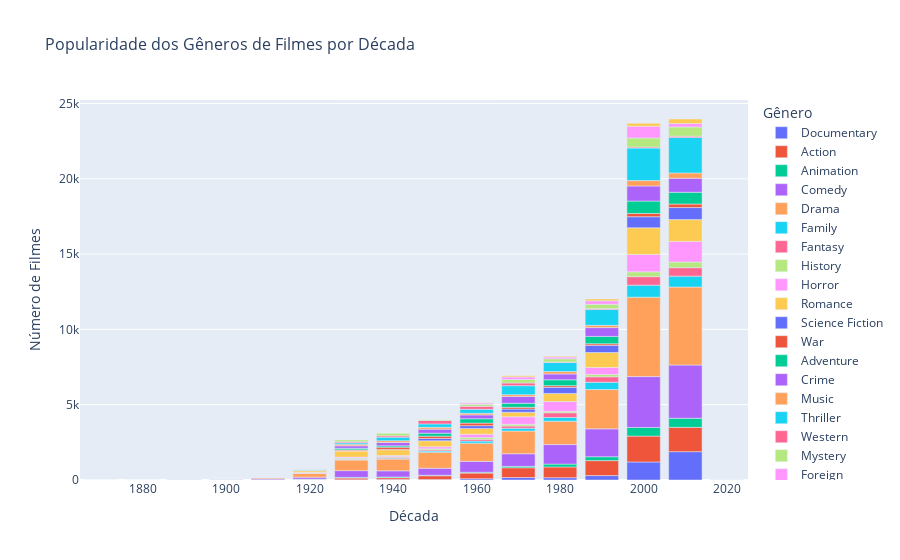

The code cell stored with this chart in its notebook:
### Code cell
# Explodindo os gêneros em múltiplas linhas para cada filme
movies_metadata['genres'] = movies_metadata['genres'].apply(
    lambda x: [d['name'] for d in eval(x)] if pd.notnull(x) else []
)
genres_df = movies_metadata.explode('genres')

# Contando o número de filmes por gênero por década
genre_decade_count = genres_df.groupby(['decade', 'genres']).size().reset_index(name='film_count')

# Criando o gráfico interativo
fig = px.bar(genre_decade_count, x='decade', y='film_count', color='genres',
             labels={'decade': 'Década', 'film_count': 'Número de Filmes', 'genres': 'Gênero'},
             title='Popularidade dos Gêneros de Filmes por Década')

# Ajustando o layout do gráfico
fig.update_layout(title_font_size=16, xaxis_title_font_size=14, yaxis_title_font_size=14)

# Exibindo o gráfico interativo
fig.show()

### Figure 1 — Plotly figure (JSON) as saved in the notebook; plotly's stock layout.template omitted (floating-point values rounded to 4 significant figures)
{"data": [{"alignmentgroup": "True", "hovertemplate": "Gênero=Documentary<br>Década=%{x}<br>Número de Filmes=%{y}<extra></extra>", "legendgroup": "Documentary", "marker": {"color": "#636efa", "pattern": {"shape": ""}}, "name": "Documentary", "offsetgroup": "Documentary", "orientation": "v", "showlegend": true, "textposition": "auto", "type": "bar", "x": [1870, 1880, 1890, 1900, 1910, 1920, 1930, 1940, 1950, 1960, 1970, 1980, 1990, 2000, 2010], "xaxis": "x", "y": [2, 4, 28, 12, 2, 21, 16, 27, 35, 85, 162, 154, 292, 1197, 1882], "yaxis": "y"}, {"alignmentgroup": "True", "hovertemplate": "Gênero=Action<br>Década=%{x}<br>Número de Filmes=%{y}<extra></extra>", "legendgroup": "Action", "marker": {"color": "#EF553B", "pattern": {"shape": ""}}, "name": "Action", "offsetgroup": "Action", "orientation": "v", "showlegend": true, "textposition": "auto", "type": "bar", "x": [1890, 1900, 1910, 1920, 1930, 1940, 1950, 1960, 1970, 1980, 1990, 2000, 2010, 2020], "xaxis": "x", "y": [2, 5, 6, 27, 111, 124, 248, 372, 651, 713, 995, 1717, 1616, 1], "yaxis": "y"}, {"alignmentgroup": "True", "hovertemplate": "Gênero=Animation<br>Década=%{x}<br>Número de Filmes=%{y}<extra></extra>", "legendgroup": "Animation", "marker": {"color": "#00cc96", "pattern": {"shape": ""}}, "name": "Animation", "offsetgroup": "Animation", "orientation": "v", "showlegend": true, "textposition": "auto", "type": "bar", "x": [1890, 1900, 1910, 1920, 1930, 1940, 1950, 1960, 1970, 1980, 1990, 2000, 2010], "xaxis": "x", "y": [1, 3, 6, 12, 49, 48, 36, 57, 92, 189, 256, 576, 603], "yaxis": "y"}, {"alignmentgroup": "True", "hovertemplate": "Gênero=Comedy<br>Década=%{x}<br>Número de Filmes=%{y}<extra></extra>", "legendgroup": "Comedy", "marker": {"color": "#ab63fa", "pattern": {"shape": ""}}, "name": "Comedy", "offsetgroup": "Comedy", "orientation": "v", "showlegend": true, "textposition": "auto", "type": "bar", "x": [1890, 1900, 1910, 1920, 1930, 1940, 1950, 1960, 1970, 1980, 1990, 2000, 2010], "xaxis": "x", "y": [10, 30, 65, 128, 446, 409, 463, 723, 839, 1296, 1853, 3377, 3536], "yaxis": "y"}, {"alignmentgroup": "True", "hovertemplate": "Gênero=Drama<br>Década=%{x}<br>Número de Filmes=%{y}<extra></extra>", "legendgroup": "Drama", "marker": {"color": "#FFA15A", "pattern": {"shape": ""}}, "name": "Drama", "offsetgroup": "Drama", "orientation": "v", "showlegend": true, "textposition": "auto", "type": "bar", "x": [1890, 1900, 1910, 1920, 1930, 1940, 1950, 1960, 1970, 1980, 1990, 2000, 2010], "xaxis": "x", "y": [4, 9, 81, 257, 705, 781, 1064, 1211, 1507, 1550, 2611, 5276, 5178], "yaxis": "y"}, {"alignmentgroup": "True", "hovertemplate": "Gênero=Family<br>Década=%{x}<br>Número de Filmes=%{y}<extra></extra>", "legendgroup": "Family", "marker": {"color": "#19d3f3", "pattern": {"shape": ""}}, "name": "Family", "offsetgroup": "Family", "orientation": "v", "showlegend": true, "textposition": "auto", "type": "bar", "x": [1890, 1900, 1910, 1920, 1930, 1940, 1950, 1960, 1970, 1980, 1990, 2000, 2010], "xaxis": "x", "y": [2, 1, 1, 6, 43, 58, 78, 134, 185, 254, 485, 795, 723], "yaxis": "y"}, {"alignmentgroup": "True", "hovertemplate": "Gênero=Fantasy<br>Década=%{x}<br>Número de Filmes=%{y}<extra></extra>", "legendgroup": "Fantasy", "marker": {"color": "#FF6692", "pattern": {"shape": ""}}, "name": "Fantasy", "offsetgroup": "Fantasy", "orientation": "v", "showlegend": true, "textposition": "auto", "type": "bar", "x": [1890, 1900, 1910, 1920, 1930, 1940, 1950, 1960, 1970, 1980, 1990, 2000, 2010, 2020], "xaxis": "x", "y": [12, 30, 12, 24, 35, 65, 72, 116, 147, 306, 362, 567, 560, 1], "yaxis": "y"}, {"alignmentgroup": "True", "hovertemplate": "Gênero=History<br>Década=%{x}<br>Número de Filmes=%{y}<extra></extra>", "legendgroup": "History", "marker": {"color": "#B6E880", "pattern": {"shape": ""}}, "name": "History", "offsetgroup": "History", "orientation": "v", "showlegend": true, "textposition": "auto", "type": "bar", "x": [1890, 1900, 1910, 1920, 1930, 1940, 1950, 1960, 1970, 1980, 1990, 2000, 2010], "xaxis": "x", "y": [2, 1, 7, 16, 59, 50, 76, 120, 116, 103, 153, 316, 378], "yaxis": "y"}, {"alignmentgroup": "True", "hovertemplate": "Gênero=Horror<br>Década=%{x}<br>Número de Filmes=%{y}<extra></extra>", "legendgroup": "Horror", "marker": {"color": "#FF97FF", "pattern": {"shape": ""}}, "name": "Horror", "offsetgroup": "Horror", "orientation": "v", "showlegend": true, "textposition": "auto", "type": "bar", "x": [1890, 1900, 1910, 1920, 1930, 1940, 1950, 1960, 1970, 1980, 1990, 2000, 2010], "xaxis": "x", "y": [6, 9, 5, 28, 57, 68, 134, 225, 499, 643, 464, 1160, 1370], "yaxis": "y"}, {"alignmentgroup": "True", "hovertemplate": "Gênero=Romance<br>Década=%{x}<br>Número de Filmes=%{y}<extra></extra>", "legendgroup": "Romance", "marker": {"color": "#FECB52", "pattern": {"shape": ""}}, "name": "Romance", "offsetgroup": "Romance", "orientation": "v", "showlegend": true, "textposition": "auto", "type": "bar", "x": [1890, 1900, 1910, 1920, 1930, 1940, 1950, 1960, 1970, 1980, 1990, 2000, 2010], "xaxis": "x", "y": [1, 2, 13, 101, 404, 378, 399, 379, 302, 542, 993, 1766, 1448], "yaxis": "y"}, {"alignmentgroup": "True", "hovertemplate": "Gênero=Science Fiction<br>Década=%{x}<br>Número de Filmes=%{y}<extra></extra>", "legendgroup": "Science Fiction", "marker": {"color": "#636efa", "pattern": {"shape": ""}}, "name": "Science Fiction", "offsetgroup": "Science Fiction", "orientation": "v", "showlegend": true, "textposition": "auto", "type": "bar", "x": [1890, 1900, 1910, 1920, 1930, 1940, 1950, 1960, 1970, 1980, 1990, 2000, 2010, 2020], "xaxis": "x", "y": [1, 5, 3, 9, 24, 24, 154, 187, 210, 403, 482, 737, 797, 1], "yaxis": "y"}, {"alignmentgroup": "True", "hovertemplate": "Gênero=War<br>Década=%{x}<br>Número de Filmes=%{y}<extra></extra>", "legendgroup": "War", "marker": {"color": "#EF553B", "pattern": {"shape": ""}}, "name": "War", "offsetgroup": "War", "orientation": "v", "showlegend": true, "textposition": "auto", "type": "bar", "x": [1890, 1910, 1920, 1930, 1940, 1950, 1960, 1970, 1980, 1990, 2000, 2010], "xaxis": "x", "y": [1, 7, 13, 52, 148, 150, 169, 117, 111, 104, 215, 235], "yaxis": "y"}, {"alignmentgroup": "True", "hovertemplate": "Gênero=Adventure<br>Década=%{x}<br>Número de Filmes=%{y}<extra></extra>", "legendgroup": "Adventure", "marker": {"color": "#00cc96", "pattern": {"shape": ""}}, "name": "Adventure", "offsetgroup": "Adventure", "orientation": "v", "showlegend": true, "textposition": "auto", "type": "bar", "x": [1900, 1910, 1920, 1930, 1940, 1950, 1960, 1970, 1980, 1990, 2000, 2010, 2020], "xaxis": "x", "y": [5, 9, 35, 105, 89, 203, 289, 270, 390, 485, 824, 783, 1], "yaxis": "y"}, {"alignmentgroup": "True", "hovertemplate": "Gênero=Crime<br>Década=%{x}<br>Número de Filmes=%{y}<extra></extra>", "legendgroup": "Crime", "marker": {"color": "#ab63fa", "pattern": {"shape": ""}}, "name": "Crime", "offsetgroup": "Crime", "orientation": "v", "showlegend": true, "textposition": "auto", "type": "bar", "x": [1900, 1910, 1920, 1930, 1940, 1950, 1960, 1970, 1980, 1990, 2000, 2010], "xaxis": "x", "y": [4, 10, 25, 166, 220, 266, 255, 451, 389, 585, 1002, 929], "yaxis": "y"}, {"alignmentgroup": "True", "hovertemplate": "Gênero=Music<br>Década=%{x}<br>Número de Filmes=%{y}<extra></extra>", "legendgroup": "Music", "marker": {"color": "#FFA15A", "pattern": {"shape": ""}}, "name": "Music", "offsetgroup": "Music", "orientation": "v", "showlegend": true, "textposition": "auto", "type": "bar", "x": [1900, 1920, 1930, 1940, 1950, 1960, 1970, 1980, 1990, 2000, 2010], "xaxis": "x", "y": [2, 8, 106, 118, 119, 108, 121, 158, 149, 357, 351], "yaxis": "y"}, {"alignmentgroup": "True", "hovertemplate": "Gênero=Thriller<br>Década=%{x}<br>Número de Filmes=%{y}<extra></extra>", "legendgroup": "Thriller", "marker": {"color": "#19d3f3", "pattern": {"shape": ""}}, "name": "Thriller", "offsetgroup": "Thriller", "orientation": "v", "showlegend": true, "textposition": "auto", "type": "bar", "x": [1900, 1920, 1930, 1940, 1950, 1960, 1970, 1980, 1990, 2000, 2010], "xaxis": "x", "y": [2, 18, 94, 233, 229, 265, 596, 600, 1049, 2165, 2363], "yaxis": "y"}, {"alignmentgroup": "True", "hovertemplate": "Gênero=Western<br>Década=%{x}<br>Número de Filmes=%{y}<extra></extra>", "legendgroup": "Western", "marker": {"color": "#FF6692", "pattern": {"shape": ""}}, "name": "Western", "offsetgroup": "Western", "orientation": "v", "showlegend": true, "textposition": "auto", "type": "bar", "x": [1900, 1910, 1920, 1930, 1940, 1950, 1960, 1970, 1980, 1990, 2000, 2010], "xaxis": "x", "y": [1, 7, 16, 69, 95, 225, 199, 179, 40, 67, 62, 82], "yaxis": "y"}, {"alignmentgroup": "True", "hovertemplate": "Gênero=Mystery<br>Década=%{x}<br>Número de Filmes=%{y}<extra></extra>", "legendgroup": "Mystery", "marker": {"color": "#B6E880", "pattern": {"shape": ""}}, "name": "Mystery", "offsetgroup": "Mystery", "orientation": "v", "showlegend": true, "textposition": "auto", "type": "bar", "x": [1910, 1920, 1930, 1940, 1950, 1960, 1970, 1980, 1990, 2000, 2010], "xaxis": "x", "y": [4, 9, 122, 170, 84, 132, 233, 208, 284, 603, 612], "yaxis": "y"}, {"alignmentgroup": "True", "hovertemplate": "Gênero=Foreign<br>Década=%{x}<br>Número de Filmes=%{y}<extra></extra>", "legendgroup": "Foreign", "marker": {"color": "#FF97FF", "pattern": {"shape": ""}}, "name": "Foreign", "offsetgroup": "Foreign", "orientation": "v", "showlegend": true, "textposition": "auto", "type": "bar", "x": [1950, 1960, 1970, 1980, 1990, 2000, 2010], "xaxis": "x", "y": [2, 94, 169, 115, 230, 784, 224], "yaxis": "y"}, {"alignmentgroup": "True", "hovertemplate": "Gênero=TV Movie<br>Década=%{x}<br>Número de Filmes=%{y}<extra></extra>", "legendgroup": "TV Movie", "marker": {"color": "#FECB52", "pattern": {"shape": ""}}, "name": "TV Movie", "offsetgroup": "TV Movie", "orientation": "v", "showlegend": true, "textposition": "auto", "type": "bar", "x": [1960, 1970, 1980, 1990, 2000, 2010], "xaxis": "x", "y": [14, 70, 54, 127, 197, 303], "yaxis": "y"}], "layout": {"barmode": "relative", "legend": {"title": {"text": "Gênero"}, "tracegroupgap": 0}, "title": {"font": {"size": 16}, "text": "Popularidade dos Gêneros de Filmes por Década"}, "xaxis": {"anchor": "y", "domain": [0, 1], "title": {"font": {"size": 14}, "text": "Década"}}, "yaxis": {"anchor": "x", "domain": [0, 1], "title": {"font": {"size": 14}, "text": "Número de Filmes"}}}}
